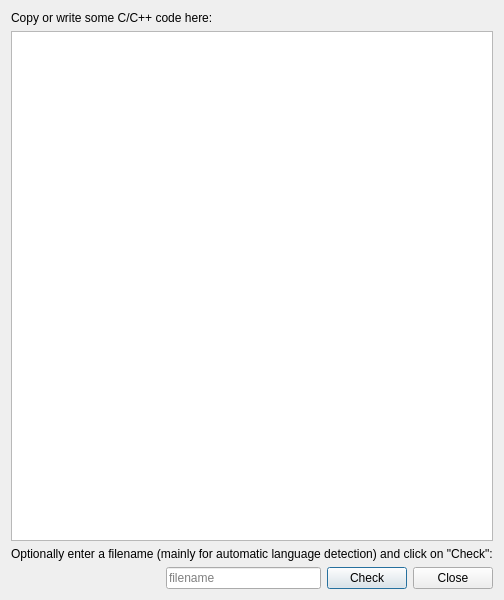
<?xml version="1.0" encoding="UTF-8"?>
<ui version="4.0">
 <class>ScratchPad</class>
 <widget class="QDialog" name="ScratchPad">
  <property name="geometry">
   <rect>
    <x>0</x>
    <y>0</y>
    <width>500</width>
    <height>600</height>
   </rect>
  </property>
  <property name="windowTitle">
   <string>Scratchpad</string>
  </property>
  <layout class="QVBoxLayout" name="verticalLayout">
   <item>
    <widget class="QLabel" name="label_sourcecode">
     <property name="text">
      <string>Copy or write some C/C++ code here:</string>
     </property>
    </widget>
   </item>
   <item>
    <widget class="QPlainTextEdit" name="plainTextEdit">
     <property name="font">
      <font>
       <family>Courier New</family>
       <pointsize>10</pointsize>
      </font>
     </property>
    </widget>
   </item>
   <item>
    <widget class="QLabel" name="label_filename">
     <property name="text">
      <string>Optionally enter a filename (mainly for automatic language detection) and click on &quot;Check&quot;:</string>
     </property>
    </widget>
   </item>
   <item>
    <layout class="QHBoxLayout" name="horizontalLayout">
     <property name="leftMargin">
      <number>0</number>
     </property>
     <property name="topMargin">
      <number>0</number>
     </property>
     <property name="rightMargin">
      <number>0</number>
     </property>
     <property name="bottomMargin">
      <number>0</number>
     </property>
     <item>
      <spacer name="horizontalSpacer">
       <property name="orientation">
        <enum>Qt::Horizontal</enum>
       </property>
       <property name="sizeHint" stdset="0">
        <size>
         <width>40</width>
         <height>20</height>
        </size>
       </property>
      </spacer>
     </item>
     <item>
      <widget class="QLineEdit" name="lineEdit">
       <property name="placeholderText">
        <string>filename</string>
       </property>
      </widget>
     </item>
     <item>
      <widget class="QPushButton" name="mCheckButton">
       <property name="text">
        <string>Check</string>
       </property>
      </widget>
     </item>
     <item>
      <widget class="QDialogButtonBox" name="mButtonBox">
       <property name="sizePolicy">
        <sizepolicy hsizetype="Maximum" vsizetype="Fixed">
         <horstretch>0</horstretch>
         <verstretch>0</verstretch>
        </sizepolicy>
       </property>
       <property name="orientation">
        <enum>Qt::Horizontal</enum>
       </property>
       <property name="standardButtons">
        <set>QDialogButtonBox::Close</set>
       </property>
      </widget>
     </item>
    </layout>
   </item>
  </layout>
 </widget>
 <resources/>
 <connections>
  <connection>
   <sender>mButtonBox</sender>
   <signal>rejected()</signal>
   <receiver>ScratchPad</receiver>
   <slot>reject()</slot>
   <hints>
    <hint type="sourcelabel">
     <x>20</x>
     <y>20</y>
    </hint>
    <hint type="destinationlabel">
     <x>20</x>
     <y>20</y>
    </hint>
   </hints>
  </connection>
 </connections>
</ui>
